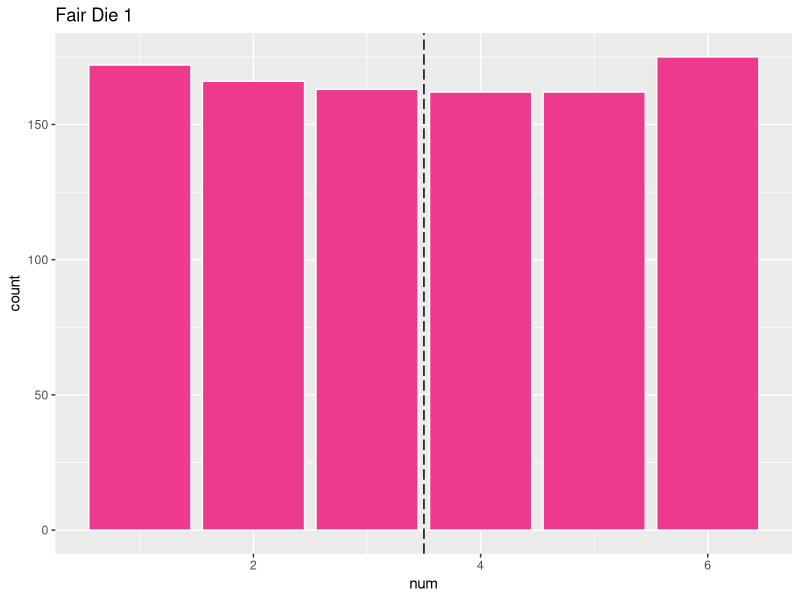
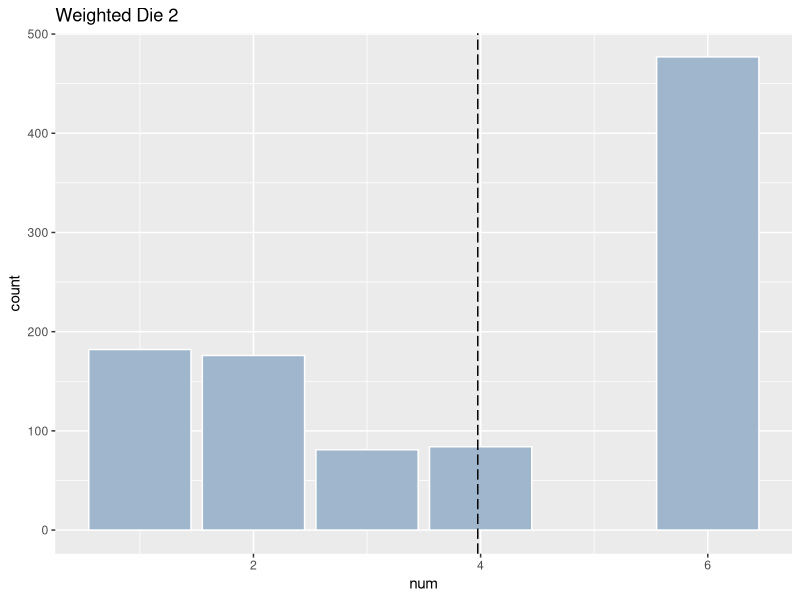
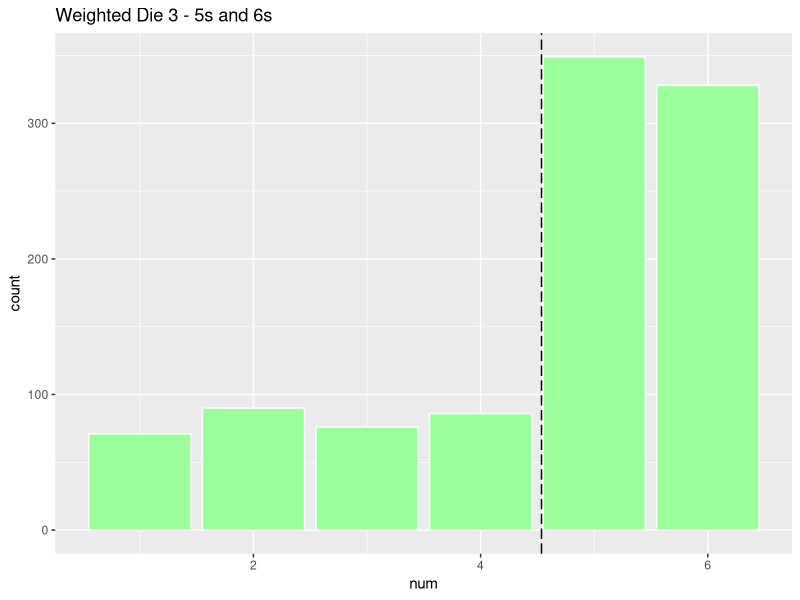

These charts were generated, in order, by the following R code:
## ---- chunk 1
library(tidyverse)
## ---- chunk 2
deck <- tibble(
  card = rep(
    c("ace",
      "deuce",
      "three",
      "four",
      "five",
      "six",
      "seven",
      "eight",
      "nine",
      "ten",
      "jack",
      "queen",
      "king"
    ),4),
  suit =
    rep(c(
      "diamonds", 
      "hearts", 
      "clubs", 
      "spades"),
        each = 13),
  color = rep(c("red", 
                "black"),
              each = 26)
)

glimpse(deck)
## ---- chunk 3
pr_black <- deck |> 
  filter(color == "black") |> 
  nrow() / nrow(deck)

pr_ace <- deck %>% 
  filter(card == "ace") %>% 
  nrow()/nrow(deck)

pr_black_and_ace <- deck %>% 
  filter(card == "ace" & color == "black") %>% 
  nrow()/nrow(deck)

pr_black + pr_ace - pr_black_and_ace
## ---- chunk 4
pr_black * (1 - (pr_black))
## ---- chunk 5
pr_king <- deck |> 
  filter(card == "king") |> 
  nrow() / nrow(deck)

pr_king + pr_ace
## ---- chunk 6
pr_ace^2
## ---- chunk 7
?sample_n()
## ---- chunk 8
hand_1 <- deck |> 
  sample_n(size = 5, replace = TRUE)

hand_1
## ---- chunk 9
possible_hands <- choose(k = 5, n= 52)
possible_hands
## ---- chunk 10
every_suit_hand <- (52/52) * (39/51) * (26/50) * (13/49) * (48/48)
every_suit_hand
## ---- chunk 11
no_ace_hand <- (48/52) * (47/51) * (46/50) * (45/49) * (44/48)

at_least_one_ace <- 1 - no_ace_hand
at_least_one_ace
## ---- chunk 12
df <- tibble(
  id   = 1:6,
  name = c('Alice', 'Bob', 'Charlie', 'Diane', 'Fred', 'Jenny')
)

df_pairs <- df %>% 
  rename(id1 = id, name1 = name) %>% 
  crossing(df %>% 
             select(id2 = id, name2 = name)) %>%
  filter(id1 < id2) %>%
  unite(id, id1, id2) %>%
  unite(name, name1, name2)

df_pairs
## ---- chunk 13
?crossing()
## ---- chunk 14
?unite()
## ---- chunk 15
cmtees <- choose(n = 6, k = 2)
cmtees
## ---- chunk 16
df2 <- tibble(
  id   = 1:6,
  name = c('Alice', 'Bob', 'Charlie', 'Diane', 'Fred', 'Jenny')
)

df_pairs_PVP <- df2 %>% 
  rename(id1 = id, name1 = name) %>% 
  crossing(df2 %>% 
             select(id2 = id, name2 = name)) %>%
  unite(id, id1, id2) %>%
  unite(name, name1, name2)

df_pairs_PVP
## ---- chunk 17
df2 <- tibble(
  id   = 1:6,
  name = c('Alice', 'Bob', 'Charlie', 'Diane', 'Fred', 'Jenny')
)

df_pairs_PVP <- df2 %>% 
  rename(id1 = id, name1 = name) %>% 
  crossing(df2 %>% 
             select(id2 = id, name2 = name)) %>%
  filter(id1 != id2) |> 
  unite(id, id1, id2) %>%
  unite(name, name1, name2)

df_pairs_PVP
## ---- chunk 18
VPP_combos <- factorial(6) / factorial(4)
VPP_combos
## ---- chunk 19
?sample()
## ---- chunk 20
die_1 <- tibble(
  value = c(1,
      2,
      3,
      4,
      5,
      6),
  probs = 
    c(1/6,
      1/6,
      1/6,
      1/6,
      1/6,
      1/6))

die_2 <- tibble(
  value = c(1,
      2,
      3,
      4,
      5,
      6),
  probs = 
    c(1/6,
      1/6,
      1/12,
      1/12,
      0/6,
      3/6))

die_3 <- tibble(
  value = c(1,
      2,
      3,
      4,
      5,
      6),
  probs = 
    c(1/12,
      1/12,
      1/12,
      1/12,
      2/6,
      2/6))
  
## ---- chunk 21

## ---- chunk 22
values <- c(1,2,3,4,5,6)

probs_die_1 <- c(1/6,
      1/6,
      1/6,
      1/6,
      1/6,
      1/6)

probs_die_2 <- c(1/6,
      1/6,
      1/12,
      1/12,
      0/6,
      3/6)

probs_die_3 <- c(1/12,
      1/12,
      1/12,
      1/12,
      2/6,
      2/6)
## ---- chunk 23
sample_die_1 <- sample(x = values, size = 1000, replace = TRUE, prob = probs_die_1)
sample_die_1
## ---- chunk 24
d1 <- tibble(
    num = sample_die_1)

avg_die_1 <- mean(sample_die_1)
avg_die_1

ggplot(d1, mapping = aes(x = num)) +
  geom_bar(color = "white", fill = "violetred2") +
  labs(title = "Fair Die 1") +
  geom_vline(data = d1, aes(xintercept = mean(sample_die_1)), color = "black",linetype="longdash")

## ---- chunk 25
sample_die_2 <- sample(x = values, size = 1000, replace = TRUE, prob = probs_die_2)

d2 <- tibble(
    num = sample_die_2)

ggplot(d2, mapping = aes(x = num)) +
  geom_bar(color = "white", fill = "slategray3") +
  labs(title = "Weighted Die 2") +
  geom_vline(data = d2, aes(xintercept = mean(sample_die_2)), color = "black",linetype="longdash")


avg_die_2 <- mean(sample_die_2)
avg_die_2


## ---- chunk 26
sample_die_3 <- sample(x = values, size = 1000, replace = TRUE, prob = probs_die_3)

d3 <- tibble(
    num = sample_die_3)

ggplot(d3, mapping = aes(x = num)) +
  geom_bar(color = "white", fill = "palegreen1") +
  labs(title = "Weighted Die 3 - 5s and 6s") +
  geom_vline(data = d3, aes(xintercept = mean(sample_die_3)), color = "black",linetype="longdash")

avg_die_3 <- mean(sample_die_3)
avg_die_3
